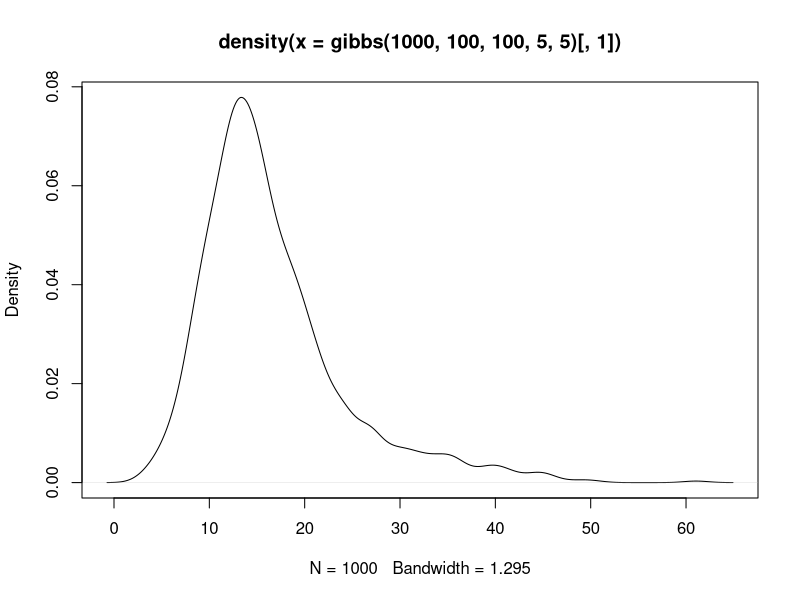
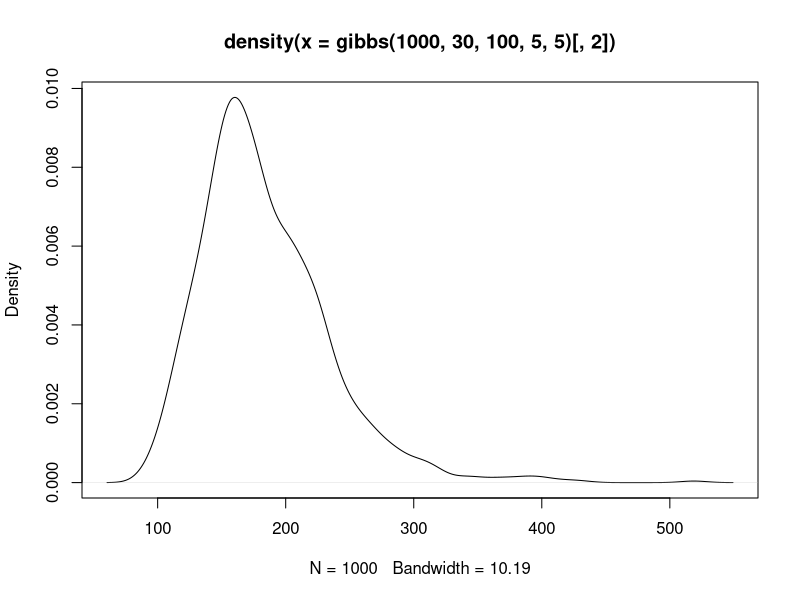

The R script that drew these images, in order:
#########################################################
## Bayesian Statistics: MCMC examples
## Instructor: Jason Guo
## Quant III Lab 10
#########################################################

##################
## Gibbs Sampler #
##################

y <- rnorm(20, 5, 20)

gibbs <- function(n.sim, mu0, tau2, a, b){
  n <- length(y)
  theta     <- list(mu=0, sigma2=1)      # Initial values
  theta.sim <- matrix(NA, n.sim, 2)
  for (i in 1:n.sim){
    theta$mu     <- rnorm(1, (mu0/tau2 + n*mean(y)/theta$sigma2)/(1/tau2 + n/theta$sigma2), sqrt(1/(1/tau2 + n/theta$sigma2)))
    theta$sigma2 <- 1/rgamma(1, n/2 + a , .5*sum((y-theta$mu)^2) + b) 
    theta.sim[i, ]  <- unlist(theta)
  }
  theta.sim
}

# posterior distribution
plot(density(gibbs(1000, 100, 100, 5, 5)[,1]))
# posterior mean
mean(gibbs(1000, 100, 100, 5, 5)[,1])
plot(density(gibbs(1000, 30, 100, 5, 5)[,2]))